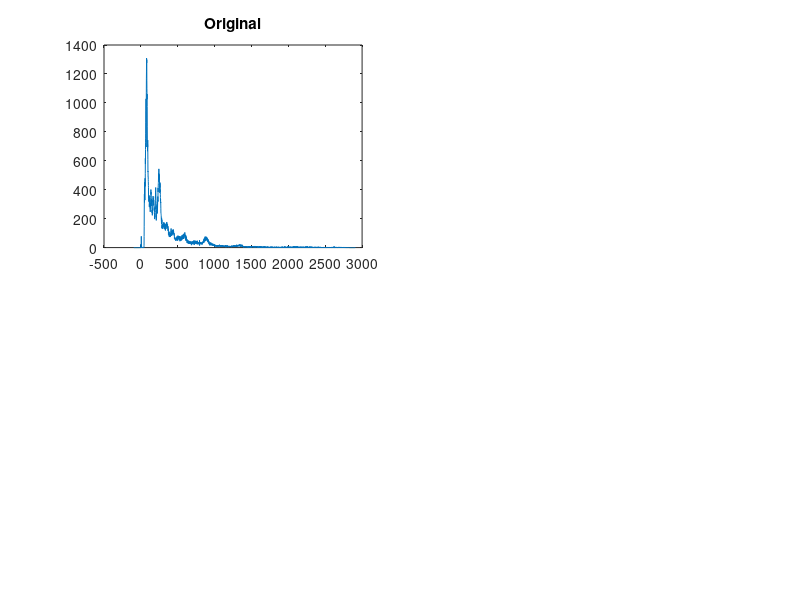

The MATLAB source for this figure: (Note: this script raises an error after producing the figure.)
energy = load('Th232_11_MVT_energy_corrected.txt');
energy = energy(~isnan(energy)); % take out  not a number
energy = energy(~isinf(energy)); % take out the infinite elements
energy = energy*661.5 ./ 1.25e6;
energy = energy(energy<=3000);
xx = min(energy):max(energy); % set the x axis
yy = hist(energy,xx); % get the value
subplot(2,2,1)
plot(xx,yy),title('Original');

% smooth
yy_smooth = smooth(yy,50); % use smooth function to smooth the data
yy_smooth = yy_smooth'; % smooth function rotate the data, now rotate back
subplot(2,2,2)
plot(xx,yy_smooth),title('Smooth');
hold on % hold on the figure , then add the peaks 

% find the peaks
[~,M] = size(xx);
setSize = 50;
pks = zeros(10,2);
pks_size = 1;
% do loop : take out 20 numbers, find the biggest one
% if it's in the center,it's a peak, then move forward
for i=11:(M-10) 
    for j=(i-10):(i+10)
        tmp = yy_smooth(1,i-10:i+10);
        if (max(tmp)==yy_smooth(1,i))&&(max(tmp)>=setSize);
            pks(pks_size,1) = xx(1,i);
            pks(pks_size,2) = yy_smooth(1,i);
            pks_size = pks_size+1;
            break;
        end
    end
end

pks_x = pks(:,1);
pks_y = pks(:,2);
plot(pks_x,pks_y,'*');